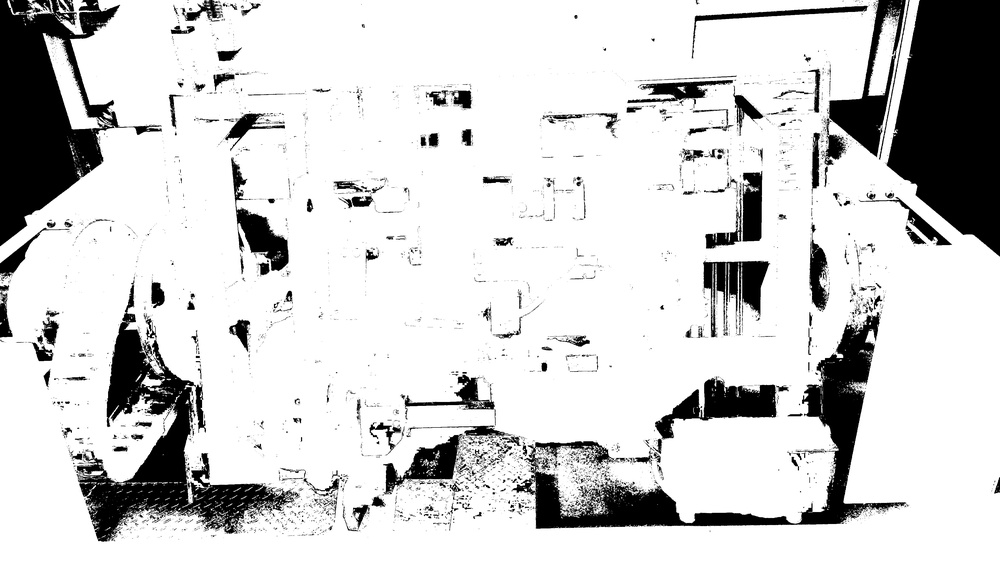
#> input picture TESTS/Image-Masking/mask.jpg, 1000 x 562 px, shrunk from 3840 x 2160 before the run, found by its file name
$ python errorNormalization.py
#> lines starting #> are read from the running program, lines starting #| are printed output that depends on the picture
import cv2 as cv
import numpy as np
import os
from os import listdir
import sys
import time
import datetime
from pathlib import Path
import depthai as dai
import os.path
from skimage.metrics import structural_similarity


def mse(img1, img2):  # mean squared error
    height, width = img1.shape
    diffImg = cv.subtract(img1, img2)
    err = np.sum(diffImg**2)
    ans = err/(float(height*width))  # Closer to 0 is better
    return ans, diffImg

maskImg = cv.cvtColor(cv.imread('photos\Test\mask.jpg'), cv.COLOR_BGR2GRAY)
#> maskImg: shape (562, 1000); min 0, max 255, mean 209.3
refImg = cv.cvtColor(cv.imread('photos\Test\Reference\STANDARD.jpg'), cv.COLOR_BGR2GRAY)
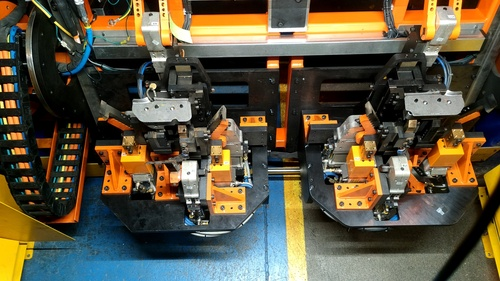
#> input picture TESTS/Image_Processing/comparePairs/STANDARD.jpg, 500 x 281 px, shrunk from 1920 x 1080 before the run, found by its file name
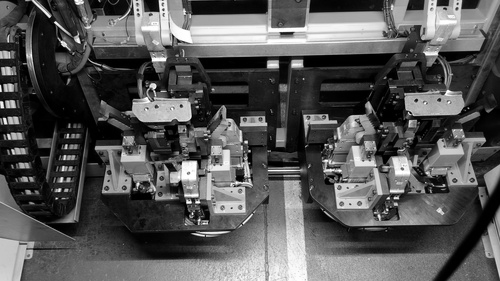
#> refImg: shape (281, 500); min 0, max 255, mean 86.2
#> (the run stopped early here; a loop or call above may not have finished)
